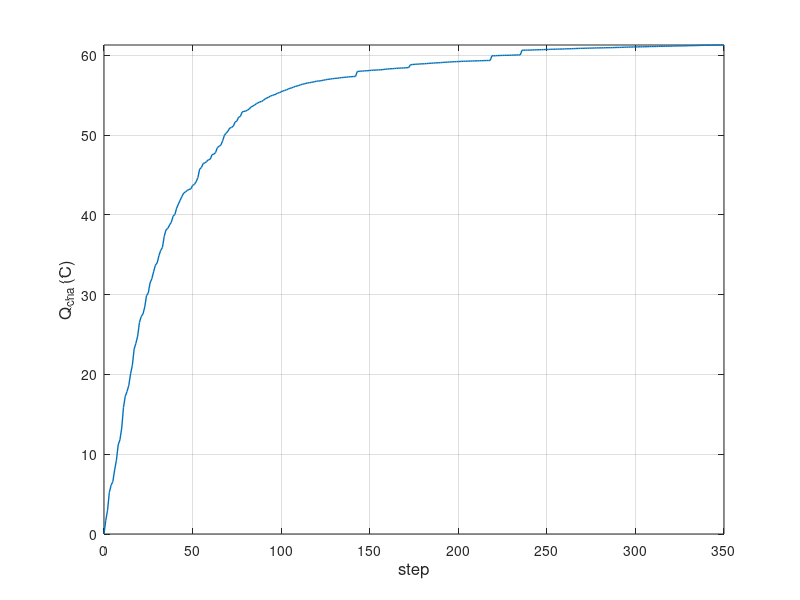

Reproduce this figure in MATLAB.
close all
clear all
clc
cd ../results
Q = load('CarriedCharge.dat');
step = (0:size(Q)-1)';

set(gcf,'Units','inches','OuterPosition', [20 20 20 20]/6)

plot(step,Q,'LineWidth',1,'LineStyle','-');
xlabel('step','FontSize',12);
ylabel('Q_{cha} (C)','FontSize',12);
set(gca,'FontSize',10);
axis([0 max(step) min(0) max(Q)]) ;
box on
grid on
cd ../viz